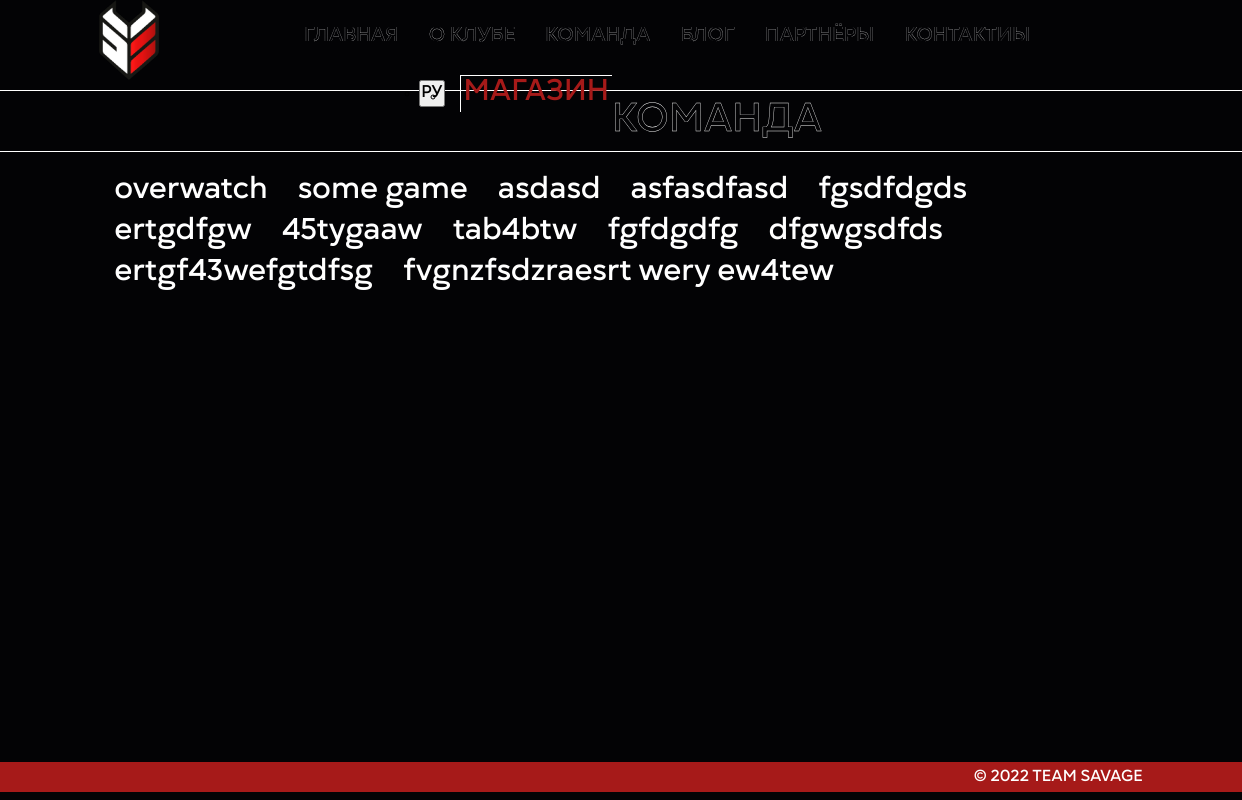
Screenshot of /teams/ with the database file from the repository.
### savage_bcw/models.py (models this page shows, shortened)
class Game(models.Model):
    name = models.CharField(max_length=200)

### savage_bcw/views.py (the view)
# urls.py: re_path(r'^teams/$', GameView.as_view(), name='teams'),
class GameView(View):
    def get(self, request):
        games = Game.objects.all()
        context = {'games': games}
        return render(request, 'savage_bcw/team/teams.html', context)

### templates/savage_bcw/team/teams.html (shortened to what this page needs)
{% extends 'savage_bcw/base.html' %}
{% block content %}
    <div class="teams-title"><p>КОМАНДА</p></div>
    {% for game in games %}
        <div><a id="game-link" href="{% url 'main:selected_game' game.pk %}">{{ game.name }}</a></div>
    {% endfor %}
{% endblock %}

### static/css/base.css (style rules this page uses)
* { margin: 0; padding: 0; font-family: "Gogh-Medium"; }
body { background-color: #030305; }

### static/css/teams.css (style rules this page uses)
.teams-title { margin-left: -16vh; margin-right: -16vh; border-bottom: 1px solid #ffffff; border-top: 1px solid #ffffff; height: 60px; margin-bottom: 20px; }
.teams-title p { color: #030305; font-size: 40px; -webkit-text-stroke-width: .4px; -webkit-text-stroke-color: #ffffff; margin-top: 5px; }
#game-link { text-decoration: none; color:#ffffff; float: left; margin-left: 15px; margin-right: 15px; font-size: 30px; }

### rows the page displays
Game: name "overwatch"
Game: name "some game"
Game: name "asdasd"
Game: name "asfasdfasd"
Game: name "fgsdfdgds"
Game: name "ertgdfgw"
Game: name "45tygaaw"
Game: name "tab4btw"
Game: name "fgfdgdfg"
Game: name "dfgwgsdfds"
Game: name "ertgf43wefgtdfsg"
Game: name "fvgnzfsdzraesrt wery ew4tew"
